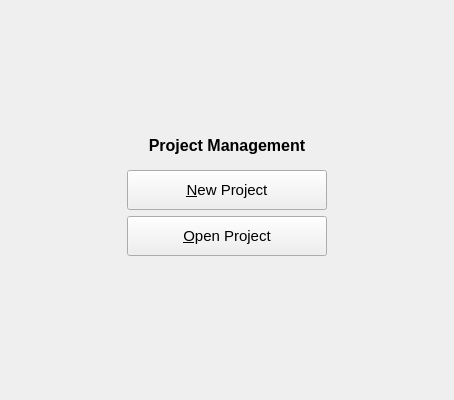
<?xml version="1.0" encoding="UTF-8"?>
<ui version="4.0">
 <class>Form</class>
 <widget class="QWidget" name="Form">
  <property name="geometry">
   <rect>
    <x>0</x>
    <y>0</y>
    <width>454</width>
    <height>400</height>
   </rect>
  </property>
  <property name="minimumSize">
   <size>
    <width>400</width>
    <height>300</height>
   </size>
  </property>
  <property name="windowTitle">
   <string>Form</string>
  </property>
  <layout class="QVBoxLayout" name="verticalLayout">
   <item>
    <spacer name="verticalSpacer_2">
     <property name="orientation">
      <enum>Qt::Vertical</enum>
     </property>
     <property name="sizeType">
      <enum>QSizePolicy::Expanding</enum>
     </property>
     <property name="sizeHint" stdset="0">
      <size>
       <width>20</width>
       <height>40</height>
      </size>
     </property>
    </spacer>
   </item>
   <item>
    <widget class="QLabel" name="labelDatabase">
     <property name="text">
      <string>&lt;html&gt;&lt;head/&gt;&lt;body&gt;&lt;p align=&quot;center&quot;&gt;&lt;span style=&quot; font-size:12pt; font-weight:600;&quot;&gt;Project Management&lt;/span&gt;&lt;/p&gt;&lt;/body&gt;&lt;/html&gt;</string>
     </property>
    </widget>
   </item>
   <item>
    <layout class="QGridLayout" name="gridDatabase">
     <property name="leftMargin">
      <number>9</number>
     </property>
     <property name="topMargin">
      <number>9</number>
     </property>
     <property name="rightMargin">
      <number>9</number>
     </property>
     <property name="bottomMargin">
      <number>9</number>
     </property>
     <item row="0" column="3" rowspan="3">
      <spacer name="horizontalSpacer_2">
       <property name="orientation">
        <enum>Qt::Horizontal</enum>
       </property>
       <property name="sizeHint" stdset="0">
        <size>
         <width>40</width>
         <height>20</height>
        </size>
       </property>
      </spacer>
     </item>
     <item row="0" column="0" rowspan="3">
      <spacer name="horizontalSpacer">
       <property name="orientation">
        <enum>Qt::Horizontal</enum>
       </property>
       <property name="sizeHint" stdset="0">
        <size>
         <width>40</width>
         <height>20</height>
        </size>
       </property>
      </spacer>
     </item>
     <item row="0" column="1" rowspan="2" colspan="2">
      <widget class="QPushButton" name="buttonNew">
       <property name="minimumSize">
        <size>
         <width>200</width>
         <height>40</height>
        </size>
       </property>
       <property name="font">
        <font>
         <pointsize>11</pointsize>
        </font>
       </property>
       <property name="toolTip">
        <string>&lt;html&gt;&lt;head/&gt;&lt;body&gt;&lt;p&gt;&lt;span style=&quot; font-size:10pt;&quot;&gt;Create a new database project&lt;/span&gt;&lt;/p&gt;&lt;/body&gt;&lt;/html&gt;</string>
       </property>
       <property name="text">
        <string>&amp;New Project</string>
       </property>
       <property name="iconSize">
        <size>
         <width>48</width>
         <height>48</height>
        </size>
       </property>
      </widget>
     </item>
     <item row="2" column="1" colspan="2">
      <widget class="QPushButton" name="buttonOpen">
       <property name="minimumSize">
        <size>
         <width>200</width>
         <height>40</height>
        </size>
       </property>
       <property name="font">
        <font>
         <pointsize>11</pointsize>
        </font>
       </property>
       <property name="toolTip">
        <string>&lt;html&gt;&lt;head/&gt;&lt;body&gt;&lt;p&gt;&lt;span style=&quot; font-size:10pt;&quot;&gt;Open an existing database project&lt;/span&gt;&lt;/p&gt;&lt;/body&gt;&lt;/html&gt;</string>
       </property>
       <property name="text">
        <string>&amp;Open Project</string>
       </property>
       <property name="iconSize">
        <size>
         <width>48</width>
         <height>48</height>
        </size>
       </property>
      </widget>
     </item>
    </layout>
   </item>
   <item>
    <spacer name="verticalSpacer">
     <property name="orientation">
      <enum>Qt::Vertical</enum>
     </property>
     <property name="sizeType">
      <enum>QSizePolicy::Expanding</enum>
     </property>
     <property name="sizeHint" stdset="0">
      <size>
       <width>20</width>
       <height>40</height>
      </size>
     </property>
    </spacer>
   </item>
  </layout>
 </widget>
 <connections/>
</ui>
